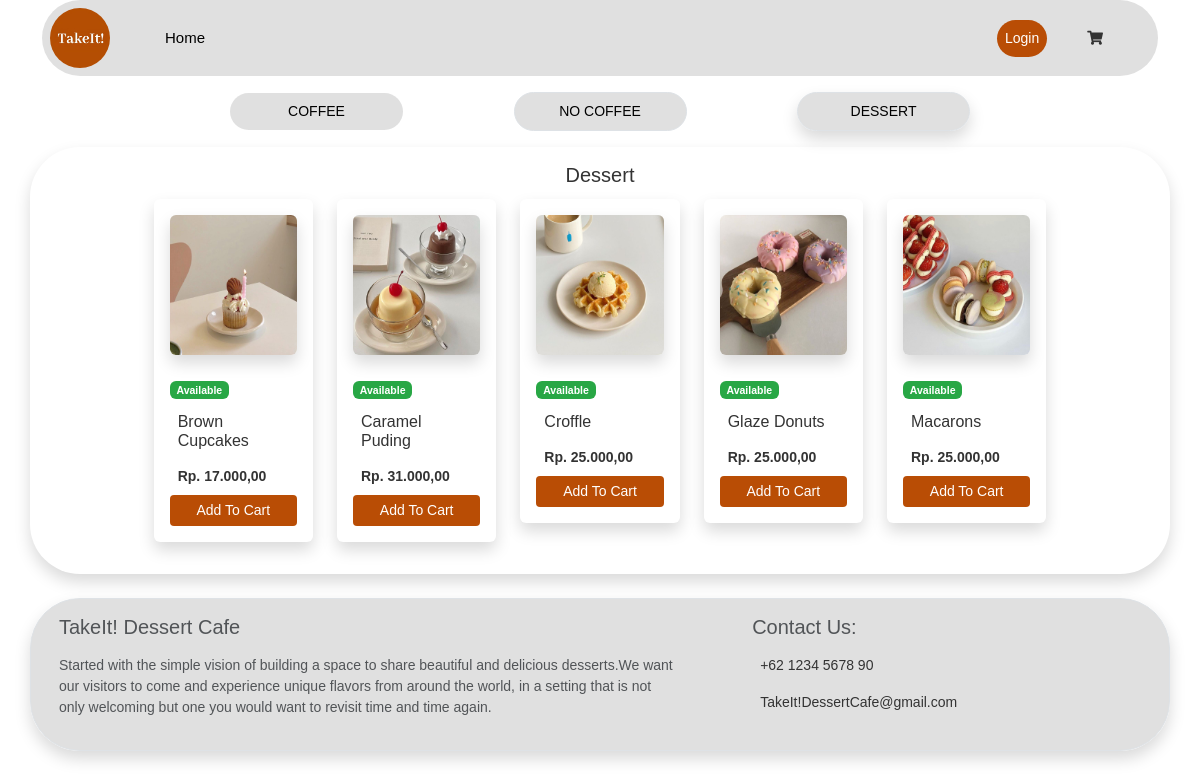
/dashboard/index.php?dessert, run on the app's committed database.
### tables this page shows
CREATE TABLE `tb_masakan` (
  `id_masakan` int(11) NOT NULL,
  `kategori_masakan` varchar(128) NOT NULL,
  `nama_masakan` varchar(128) NOT NULL,
  `harga_masakan` int(128) NOT NULL,
  `foto` varchar(255) NOT NULL,
  `status_masakan` int(1) NOT NULL
);

### dashboard/fungsi/rupiah.php (called while the page is built)
<?php
function rupiah($angka) {
	$hasil_rupiah = number_format($angka,2,',','.');
	return $hasil_rupiah;
}
?>

### dashboard/admin/data_dessert.php (the view, shortened to what this page needs)
<link rel="stylesheet" href="/dashboard/assets/css/custom.css">
<link rel="stylesheet" href="/auth/css/util.css">
<div class="container mt-3">
    <div class="col">
        <div class="row text-center align-items-center">
            <div class="col-sm-4 mb-3 flex-r">
                <a href="index.php?" class="w-50 p-2 abu pter text-decoration-none text-black bo-sisi">COFFEE</a>
            </div>
            <div class="col-sm-4 mb-3 flex-c">
                <a href="index.php?noCoffee" class="w-50 border p-2 abu pter text-decoration-none text-black bo-sisi">NO COFFEE</a>
            </div>
            <div class="col-sm-4 mb-3 flex-l">
                <a href="#" class="w-50 border p-2 abu pter text-decoration-none text-black bo-sisi shadow">DESSERT</a>
            </div>
        </div>
    </div>
</div>
<div class="container shadow b-r-navbar">
    <div class="row p-3">
        <div class="container-title text-center">
            <h4 class="mb-2 fs-20">Dessert</h4>
        </div>
        <div class="col-md-12">
            <div class="row p-1 flex-c">
                <?php
                $query = "SELECT * FROM tb_masakan WHERE kategori_masakan='Dessert' ORDER BY id_masakan LIMIT 5";
                $sql = mysqli_query($kon, $query);
                while ($data = mysqli_fetch_array($sql)) :
                ?>
                    <div class="col-lg-2 mb-1 ">
                        <div class="shadow p-3 mb-2 bg-white rounded">
                            <img class="card-img-top shadow mb-4 bg-white rounded" height="140" src="assets/image/Dessert/<?= $data['foto'] ?>" alt="Card image cap">
                            <div class="card-body">
                                <div class="mb-1">
                                    <?php if ($data['status_masakan'] == 1) : ?>
                                        <span class="badge badge-success">Available</span>
                                    <?php else : ?>
                                        <span class="badge badge-danger">Not Available</span>
                                    <?php endif; ?>
                                </div>
                                <h4 class="card-title fs-16 p-2" style="text-transform: capitalize;"><?= $data['nama_masakan'] ?></h4>
                                <?php
                                $harga = $data['harga_masakan'];
                                if ($_SESSION['level'] == "") {
                                    $harga = $data['harga_masakan'] + 5000;
                                }
                                ?>
                                <p class="card-text p-2 fs-14"><strong>Rp. <?= rupiah($harga) ?></strong></p>
                            </div>
                            <?php if ($data['status_masakan'] == 1) : ?>
                                <button type="button" class="btn btn-sm btn-block text-white" style="background-color: #b94d05;" data-toggle="modal" data-target="#masakan_<?= $data['id_masakan']; ?>">
                                    Add To Cart
                                </button>
                            <?php else : ?>
                                <a href="index.php?tambah=<?= $data['id_masakan'] ?>" class="btn btn-grey btn-sm btn-block disabled">Out Of Stock</a>
                            <?php endif; ?>
                        </div>
                    </div>
                <?php endwhile; ?>
            </div>
        </div>
    </div>
</div>

### dashboard/assets/css/custom.css (style rules this page uses)
body { font-size: 0.875rem; font-family: Helvetica, Arial, sans-serif; background-color: #fff; color: #333; }
.b-r-navbar { border-radius: 50px 50px 50px 50px; }
.abu { background-color: #d9d9d9cc; }
.pter { cursor: pointer; transition: 0.1s ease-in-out; }

### data on the page
tb_masakan: foto (picture), status_masakan "Available", nama_masakan "Brown Cupcakes", harga_masakan "17.000,00"
tb_masakan: foto (picture), status_masakan "Available", nama_masakan "Caramel Puding", harga_masakan "31.000,00"
tb_masakan: foto (picture), status_masakan "Available", nama_masakan "Croffle", harga_masakan "25.000,00"
tb_masakan: foto (picture), status_masakan "Available", nama_masakan "Glaze Donuts", harga_masakan "25.000,00"
tb_masakan: foto (picture), status_masakan "Available", nama_masakan "Macarons", harga_masakan "25.000,00"
